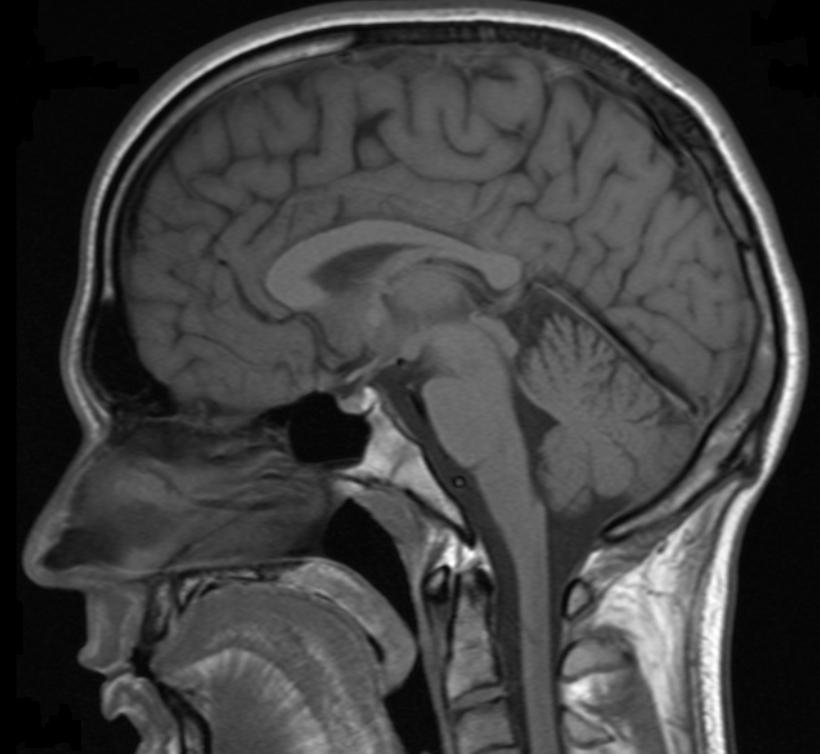
#> input picture images/brain.jpg, 820 x 754 px
$ jupyter execute Ex5_1.ipynb
#> lines starting #> are read from the running program, lines starting #| are printed output that depends on the picture
[cell 1]
import cv2
import numpy as np
import matplotlib.pyplot as plt
import matplotlib.image as mpimg

[cell 2]
# display histogram of an image with number of pixels and grey scale
__image__ = r'../images/brain.jpg'
# read image
image = cv2.imread(__image__)
#> image is the input picture: shape (754, 820, 3); min 0, max 255, mean 63.9
# convert image to grey scale
grey = cv2.cvtColor(image, cv2.COLOR_BGR2GRAY)
# calculate histogram
hist = cv2.calcHist([grey], [0], None, [256], [0, 256])
#> hist = 256 values, max 37954 at index 6, min 26 at index 254, mean 2415.2
# display histogram
plt.figure(figsize=(18, 8))
plt.subplot(1, 2, 1)
plt.imshow(image)
plt.title('Original Image')
plt.subplot(1, 2, 2)
plt.plot(hist)
plt.xlim([0, 256])
plt.xlabel('Grey Scale')
plt.ylabel('Number of Pixels')
plt.title('Histogram of an Image')
plt.show()
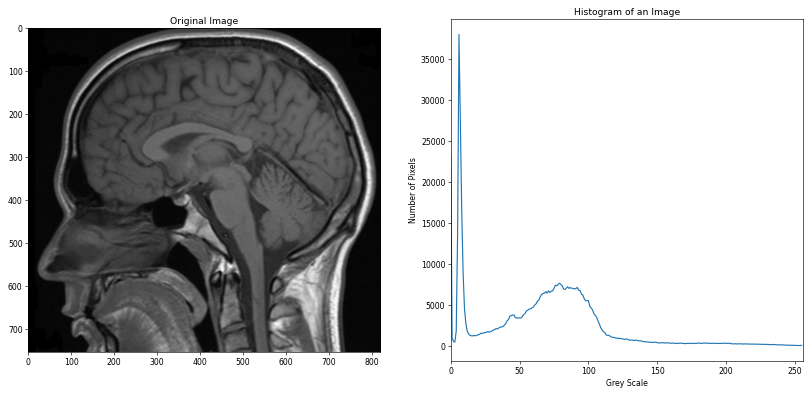
#> figure drawn by matplotlib, 2 panels; panel 2: curve peaks at x = 6, y = 37954


$ run again, with images/bird.jpg copied over images/brain.jpg
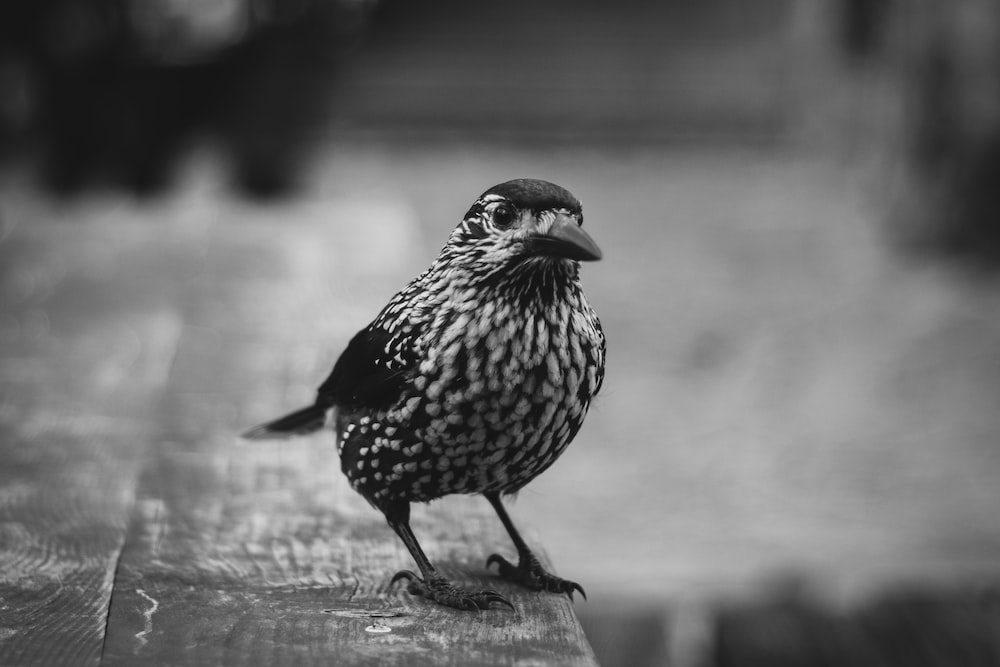
#> input picture images/bird.jpg, 1000 x 667 px
#> image is the input picture: shape (667, 1000, 3); min 0, max 248, mean 108
#> hist = 256 values, max 9294 at index 23, min 0 at index 241, mean 2605.5
#> `plt.show()`:
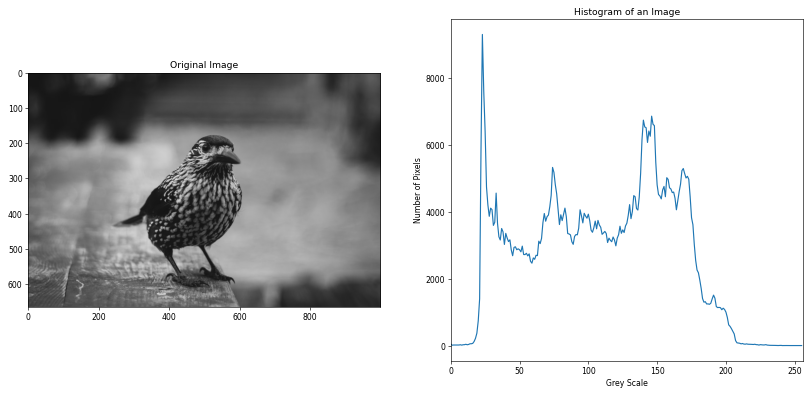
#> figure drawn by matplotlib, 2 panels; panel 2: curve peaks at x = 23, y = 9294
